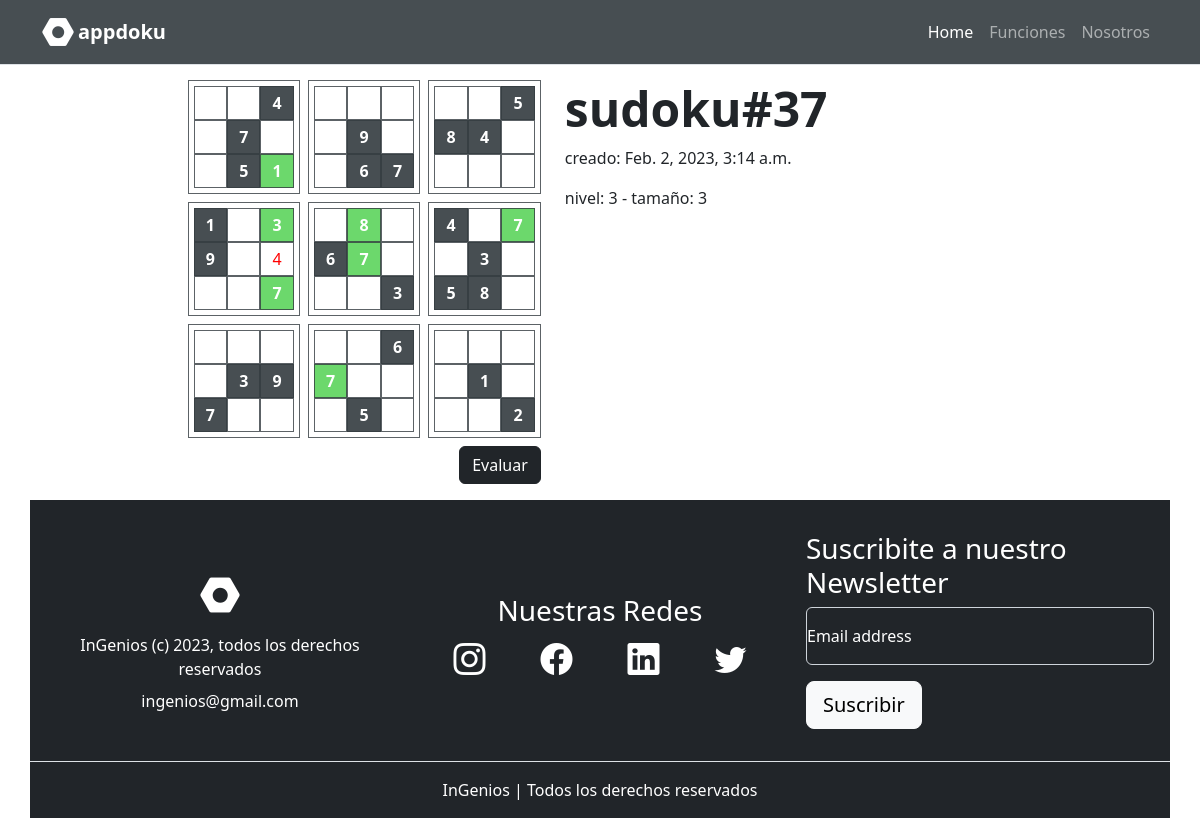
Screenshot of /appdoku/tablero/37 with the database file from the repository.
### appdoku/models.py (models this page shows, shortened)
class Tablero(models.Model):
    LEVEL_CHOICES = (
        ('1', 'bajo'),
        ('2', 'medio'),
        ('3', 'alto'),
    )
    SIZE_CHOICES =(
        ('3', '3x3'),
    )
    name = models.CharField(max_length=50, blank=True)
    level = models.CharField(max_length=1, default='2', choices=LEVEL_CHOICES)
    size = models.CharField(max_length=1, default='3', choices=SIZE_CHOICES)
    initial_sudoku = models.CharField(max_length=81, default='0')
    final_sudoku = models.CharField(max_length=81, default='0')
    user_sudoku = models.CharField(max_length=81, default='0')
    created = models.DateTimeField(auto_now_add=True)

### appdoku/views.py (the view)
# urls.py: path('tablero/<int:tablero_id>', views.tablero, name='tablero'),
def tablero(request, tablero_id):
    if request.method == 'POST':
        form = SudokuForm(request.POST)
        if form.is_valid():
            cd = form.cleaned_data
            tablero = Tablero.objects.get(id = tablero_id)
            sudoku_solution_str = tablero.final_sudoku
            sudoku_user_str=''
            for i in range(81):
                value = cd["id_"+str(i)]
                if value in ['1','2','3','4','5','6','7','8','9']:
                    sudoku_user_str += cd["id_"+str(i)]
                elif value == '?':
                    sudoku_user_str += sudoku_solution_str[i]
                else:
                    sudoku_user_str+='0'
            tablero.user_sudoku = sudoku_user_str
            tablero.save()
        else:
            print(form.errors)
        return redirect("/appdoku/tablero/"+str(tablero_id))
    else:
        form = SudokuForm()
        tablero = Tablero.objects.get(id = tablero_id)
        sudoku_initial_str = tablero.initial_sudoku
        sudoku_solution_str = tablero.final_sudoku
        sudoku_user_str = tablero.user_sudoku
        sudoku4template = []
        for i in range(81):
            if sudoku_initial_str[i] != '0':
                sudoku4template.append((i, 'id_'+str(i), str(i//27*3+(i%9)//3), sudoku_initial_str[i], 'P'))
            else:
                if sudoku_user_str[i] != '0':
                    if sudoku_user_str[i]==sudoku_solution_str[i]:
                        sudoku4template.append((i, 'id_'+str(i), str(i//27*3+(i%9)//3), sudoku_user_str[i], 'S'))
                    else:
                        sudoku4template.append((i, 'id_'+str(i), str(i//27*3+(i%9)//3), sudoku_user_str[i], 'D'))
                else:
                    sudoku4template.append((i, 'id_'+str(i), str(i//27*3+(i%9)//3), sudoku_initial_str[i], 'N'))
        sudoku4template_sorted = sorted(sudoku4template, key=lambda item: (item[2],item[0]))
        sudoku_cluster = []
        for fila in range(9):
            sudoku_cluster.append(sudoku4template_sorted[fila*9:(fila+1)*9])
    return render(request, 'appdoku/tablero.html', {'form': form, 'tablero': tablero, 'sudoku_cluster': sudoku_cluster})

### appdoku/templates/appdoku/tablero.html (shortened to what this page needs)
{% extends "appdoku/index.html" %}
{% load static %}
{% block contenido %}
<section class=" container mt-5 p-3">
    <div class="row mt-md-3 justify-content-center">
        <div class="col-12 col-md-5 order-md-last">
            <h2 class="text-center text-md-start display-5 fw-bold">{{ tablero.name }}#{{ tablero.id }}</h2>
            <p class="text-center text-md-start">creado: {{ tablero.created }}</p>
            <p class="text-center text-md-start">nivel: {{ tablero.level }} - tamaño: {{ tablero.size }}</p>
        </div>
        <div class="col-12 col-md-7 col-lg-5 col-xl-4">
            <form enctype="multipart/form-data" action="/appdoku/tablero/{{ tablero.id }}" method="post" class="row justify-content-center align-items-center" novalidate>
                <div class="grilla gap-2">
                    {% for fila in sudoku_cluster %}
                    <div class="grilla celda">
                        {% for id, id_str, box, value, flag in fila %}
                        {% if flag == 'N' %}
                        <div class="d-flex justify-content-center align-items-center">
                            <input type="text" class="celda celda-none" id="{{ id_str }}" name="{{ id_str }}" value="" autocomplete="off">
                        </div>
                        {% elif flag == 'P' %}
                        <div class="d-flex justify-content-center align-items-center">
                            <input type="text" class="celda celda-primary"
                                id="{{ id_str }}" name="{{ id_str }}" value="{{ value }}" readonly>
                        </div>
                        {% elif flag == 'S' %}
                        <div class="d-flex justify-content-center align-items-center">
                            <input type="text" class="celda celda-success"
                                id="{{ id_str }}" name="{{ id_str }}" value="{{ value }}" readonly>
                        </div>
                        {% elif flag == 'D' %}
                        <div class="d-flex justify-content-center align-items-center">
                            <input type="text" class="celda celda-danger"
                                id="{{ id_str }}" name="{{ id_str }}" value="{{ value }}">
                        </div>
                        {% endif %}
                        {% endfor %}
                    </div>
                    {% endfor %}
                </div>
                <div class="col d-flex justify-content-end align-items-center mt-2">
                    <input type="submit" class="btn btn-dark" value="Evaluar">
                </div>
            </form>
        </div>
    </div>
</section>
{% endblock %}

### appdoku/static/appdoku/styles.css (style rules this page uses)
.grilla { display: grid; grid-template-columns: repeat(3,1fr); grid-template-rows: repeat(3,1fr); }
.celda { border: rgba(52, 59, 64, 0.8) solid 0.75px; height: 100%; width: 100%; font-size: 1rem; text-align: center; padding: 5px; }
.celda-none { background-color: white; color: black; }
.celda-primary { background-color: rgba(52, 59, 64, 0.9); color: white; font-weight: bold; }
.celda-danger { background-color: white; color: red; }
.celda-success { background-color: rgb(108, 216, 108); color: white; font-weight: bold; }

### rows the page displays
Tablero: name "sudoku", id "37", created "Feb. 2, 2023, 3:14 a.m.", level "3", size "3"
